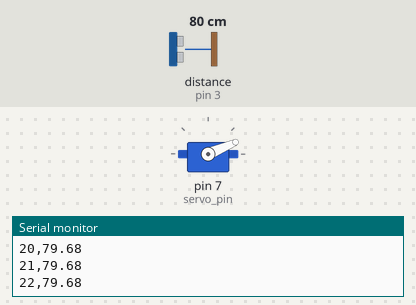
A sketch run on a simulated Arduino Uno, built with avr-gcc and run on an emulated ATmega328P. Shown: servo, the last lines printed to the serial monitor. Wiring (inferred from the names in the program): ultrasonic range finder: trigger pin 2; echo pin 3. The inputs (shaded band) are chosen by the test bench; at power-on: distance to the obstacle (sensor on pin 3) 80 cm. The echo pulse lasts 58.3 µs per cm.

Above: at 1.29 s.
1.3 s: distance to the obstacle (sensor on pin 3) set to 2 cm
At 2.16 s:
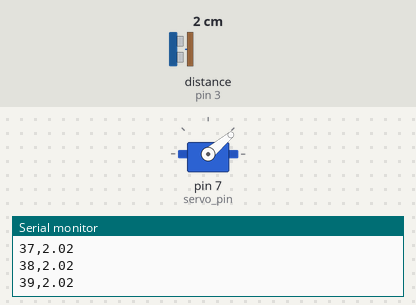
4.3 s: distance to the obstacle (sensor on pin 3) set to 18 cm
At 4.46 s:
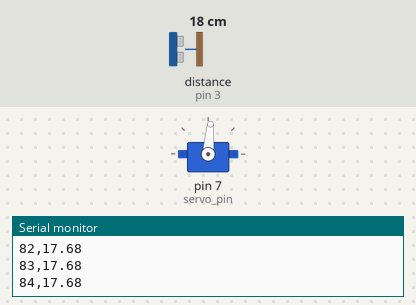
10.3 s: distance to the obstacle (sensor on pin 3) set to 250 cm
At 10.32 s:
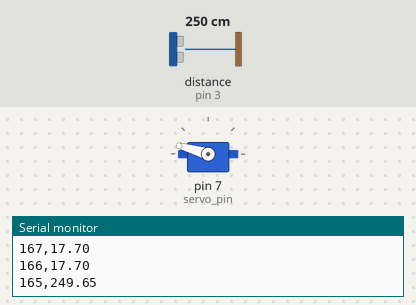
Timing chart, 0 to 19.3 s (numbered marks = the images above; inputs shaded):
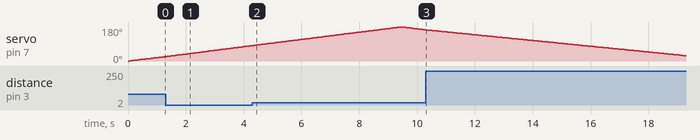

The sketch:

Radar_Project_Arduino_Code.ino
```cpp
#include<Servo.h>

Servo micro_servo;

int pos = 0;

const int servo_pin = 7;
const int trig_pin = 2;
const int echo_pin = 3;

float duration, distance;

void setup() {
  // put your setup code here, to run once:
  pinMode(servo_pin,OUTPUT);
  pinMode(trig_pin,OUTPUT);
  pinMode(echo_pin,INPUT);
  Serial.begin(9600);
  micro_servo.attach(servo_pin);
}

void loop() {
  // put your main code here, to run repeatedly:

  for(pos = 0;pos<=180; pos++)
  {
    micro_servo.write(pos);
    delay(50);
    read_ultrasonic_distance(pos);
  }
  for(pos = 180;pos >= 0; pos--)
  {
    micro_servo.write(pos);
    delay(50);
    read_ultrasonic_distance(pos);
  }
  delay(200);
}


void read_ultrasonic_distance(int angle)
{
  digitalWrite(trig_pin, LOW);
  delayMicroseconds(2);
  digitalWrite(trig_pin, HIGH);
  delayMicroseconds(10);
  digitalWrite(trig_pin, LOW);

  duration = pulseIn(echo_pin, HIGH);
  distance = (duration * 0.0343)/2;
  Serial.print(angle);
  Serial.print(",");
  Serial.println(distance);
}
```
